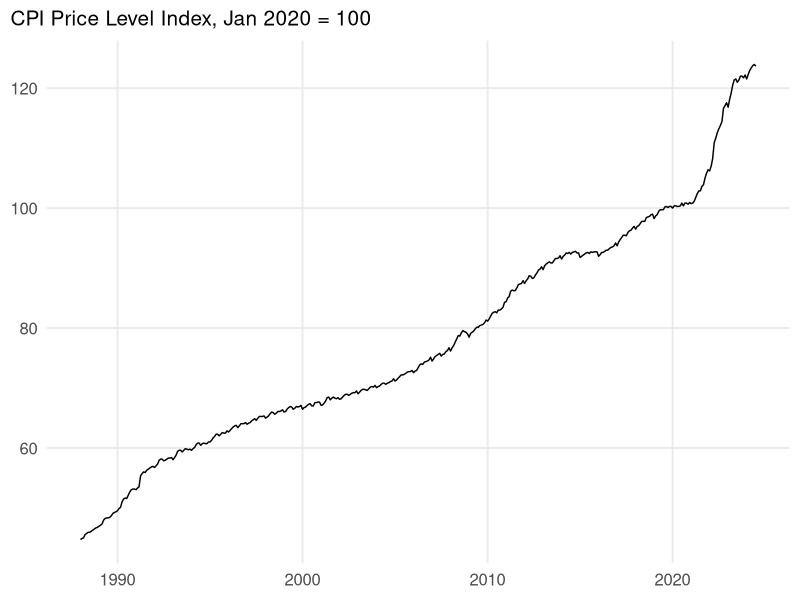
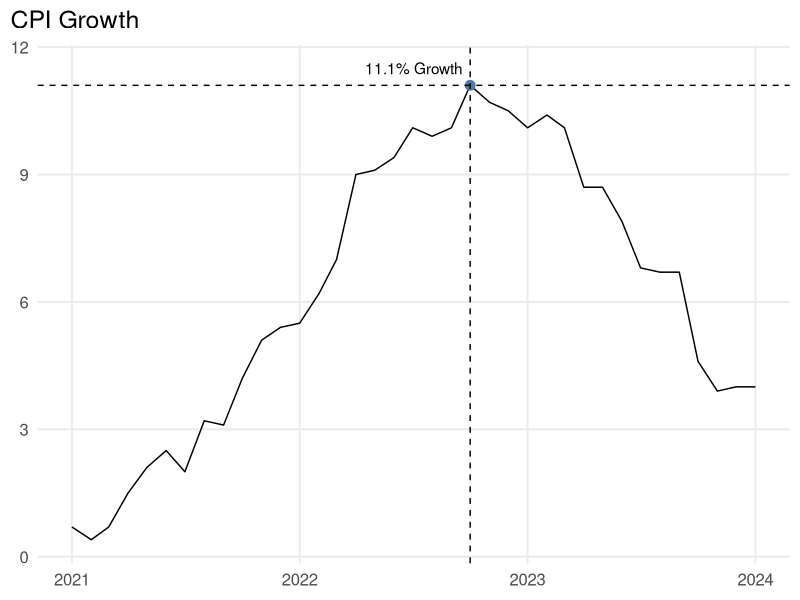
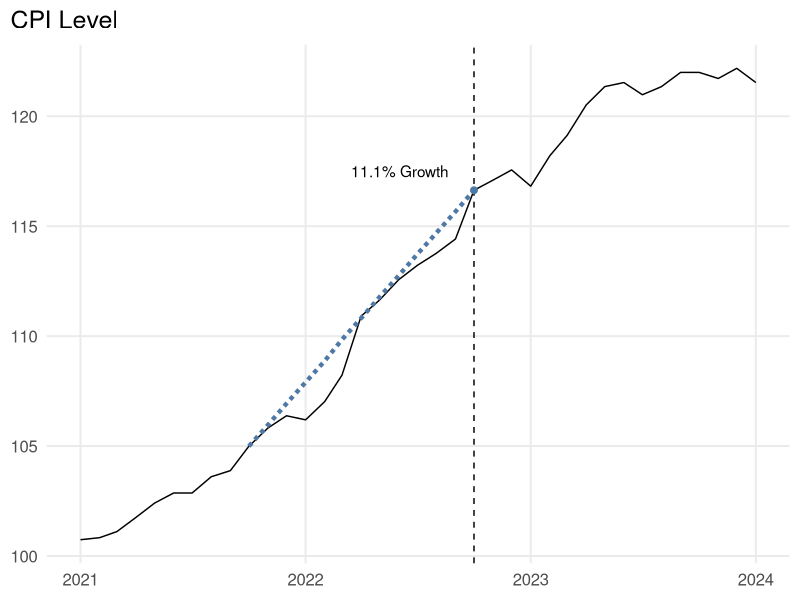
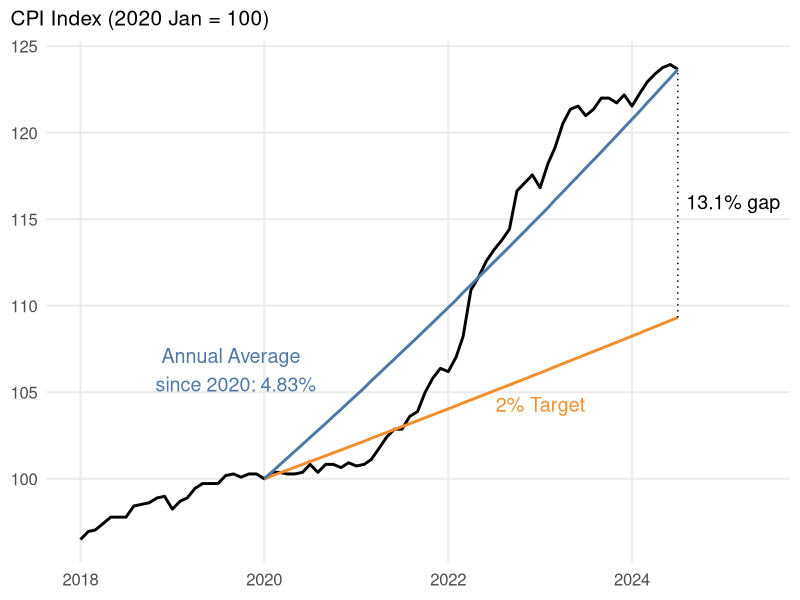
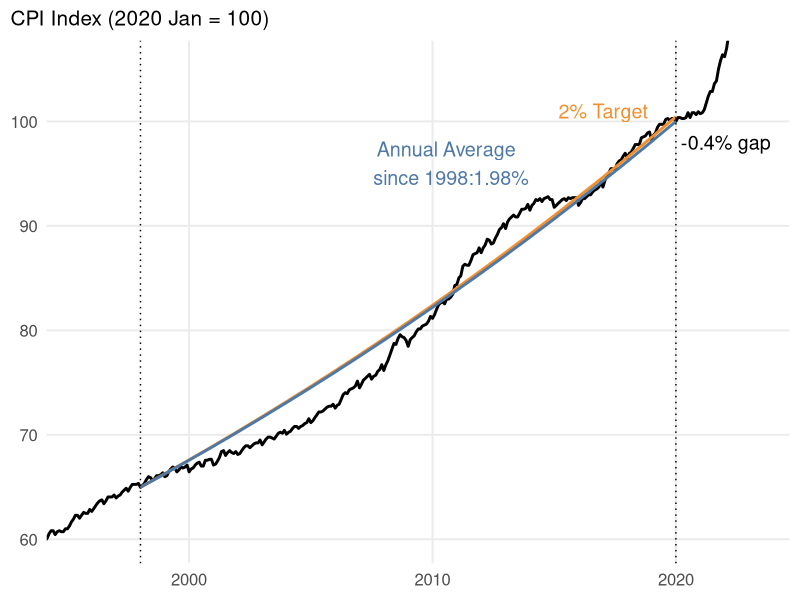

Generate these figures, in order, with R:
## ---- chunk 1
#| code-summary: "Setup"
#| echo: false
library(tidyverse)
library(glue)

color_scheme <- function(...) palette.colors(...) |> unname()
options(ggplot2.discrete.fill = color_scheme(palette = "Tableau 10"))
colors <- color_scheme(palette = "Tableau 10")

# Downloaded manually from:
# https://www.ons.gov.uk/economy/inflationandpriceindices/timeseries/d7bt
cpi_level <- read_csv(
  here::here("posts/2024-08-26-visualising-cpi/cpi-level.csv"),
  col_names = c("date", "value")
) |>
  slice(191:n()) |>
  mutate(
    date = ym(date),
    value = as.numeric(value)
  ) |>
  mutate(
    value = value / value[date == "2020-01-01"] * 100
  )

# Downloaded manually from:
# https://www.ons.gov.uk/economy/inflationandpriceindices/timeseries/d7g7
cpi <- read_csv(
  here::here("posts/2024-08-26-visualising-cpi/cpi-series.csv"),
  col_names = c("date", "value")
) |>
  slice(186:n()) |>
  mutate(
    date = ym(date),
    value = as.numeric(value)
  )

# x^12 = 1.02
# 12 * log(x) = log(1.02)
annual_2_percent <- exp((log(1.02) / 12))

theme_minimal2 <- function(size = 15) {
  theme_minimal(size) +
  theme(
    panel.grid.minor.y = element_blank(),
    panel.grid.minor.x = element_blank(),
    plot.title.position = "plot",
  )
}
## ---- chunk 2
#| code-summary: "Plot"
#| fig-cap: CPI back to the 1988

cpi_level |>
  ggplot(aes(x = date, y = value)) +
  geom_line() +
  labs(
    x = NULL,
    y = NULL,
    subtitle = "CPI Price Level Index, Jan 2020 = 100",
    color = NULL,
  ) +
  theme_minimal2()
## ---- chunk 3
#| code-summary: "Plot"
#| fig-cap:
#| - CPI Growth 2021 - 2024
#| - CPI Level 2021 - 2024
#| layout-ncol: 2
#| column: page
#| out-width: "100%"

peak_inflation <- ymd("2022-10-01")

october_max <- cpi |>
  filter(
    date >= "2021-01-01",
    date <= "2024-01-01"
  )

october_max |>
  ggplot(aes(x = date, y = value)) +
  geom_line() +
  annotate(
    "text",
    x = peak_inflation - 90,
    y = 11.5,
    label = "11.1% Growth"
  ) +
  annotate(
    "point",
    x = peak_inflation,
    y = max(october_max$value),
    color = colors[1],
    size = 3
  ) +
  geom_vline(
    aes(xintercept = peak_inflation),
    linetype = "dashed"
  ) +
  geom_hline(
    aes(
      yintercept = max(value)
    ),
    linetype = "dashed"
  ) +
  labs(
    x = NULL,
    y = NULL,
    title = "CPI Growth",
    color = NULL,
  ) +
  theme_minimal2()


peak_inflation <- ymd("2022-10-01")

october_max <- cpi_level |>
  filter(
    date <= peak_inflation,
    date >= (peak_inflation - 370)
  ) |>
  mutate(trend_increment = c(0, rep((max(value) - min(value)), 12))) |>
  mutate(linear_trend = min(value) + cumsum(trend_increment / 12))

cpi_level |>
  filter(
    date >= "2021-01-01",
    date <= "2024-01-01"
  ) |>
  ggplot(aes(x = date, y = value)) +
  geom_line() +
  geom_line(
    data = october_max,
    aes(x = date, y = linear_trend),
    color = colors[1],
    linewidth = 1.5,
    linetype = "11"
  ) +
  geom_vline(
    aes(xintercept = peak_inflation),
    linetype = "dashed"
  ) +
  annotate(
    "text",
    x = peak_inflation - 120,
    y = 117.5,
    label = "11.1% Growth"
  ) +
  annotate(
    "point",
    x = peak_inflation,
    y = max(october_max$value),
    color = colors[1],
    size = 2
  ) +
  labs(
    x = NULL,
    y = NULL,
    title = "CPI Level",
    color = NULL,
  ) +
  theme_minimal2()
## ---- chunk 4
#| code-summary: "Plot"
#| fig-cap: CPI vs Target

start_date <- "2020-01-01"
end_date <- max(cpi_level$date)

cpi_data <- cpi_level |>
  mutate(value = value / value[date == start_date] * 100) |>
  mutate(trend = 1) %>%
  mutate(trend = c(
    NA[date < start_date],
    1,
    cumprod(trend[date > start_date] * annual_2_percent)
  ) * 100)

above_trend <- cpi_data |>
  filter(date == end_date) |>
  transmute((value / trend) - 1) |>
  pluck(1) |>
  round(3)

actual_growth <- cpi_data |>
  filter(date == end_date) |>
  transmute(v = value / 100, time = as.numeric(difftime(end_date, start_date, units = "days")) / 365) %>%
  mutate(root = exp(log(v) / time) - 1) |>
  pluck("root")

actual_monthly_growth <- pracma::nthroot(actual_growth + 1, 12)

cols <- c(
  "Actual" = "black",
  "Trend" = colors[1],
  "Target" = colors[2]
)

final_target <- cpi_data |>
  filter(date == end_date)

limits <- c(ymd("2018-01-01"), max(cpi_data$date) + 310)

cpi_data |>
  filter(date >= "2018-01-01") |>
  mutate(actual = 1) |>
  mutate(actual = c(1[date < start_date], 1, cumprod(actual[date > start_date] * actual_monthly_growth))) |>
  mutate(actual = actual * 100) |>
  rename(
    Target = trend,
    Trend = actual,
    Actual = value
  ) |>
  tidyr::pivot_longer(cols = c("Target", "Trend", "Actual")) |>
  ggplot() +
  geom_line(aes(x = date, y = value, color = name), linewidth = 1) +
  annotate(
    "text",
    x = date("2023-01-01"),
    y = 104.3,
    label = "2% Target",
    size = 5,
    color = colors[2]
  ) +
  annotate(
    "text",
    x = date("2019-09-01"),
    y = 106 + 0.3,
    label = paste0("Annual Average \n since 2020: ", round(actual_growth * 100, 2), "%"),
    size = 5,
    color = colors[1]
  ) +
  annotate(
    "segment",
    x = max(cpi_data$date),
    y = final_target$trend,
    yend = final_target$value,
    linewidth = 0.5,
    linetype = "dotted"
  ) +
  annotate(
    "text",
    x = max(cpi_data$date) + 220,
    y = 116,
    label = glue("{round(above_trend, 3) * 100}% gap"),
    size = 5
  ) +
  scale_y_continuous(breaks = scales::pretty_breaks()) +
  scale_x_date(limits = limits) +
  scale_color_manual(
    values = cols
  ) +
  labs(
    x = NULL,
    y = NULL,
    subtitle = "CPI Index (2020 Jan = 100)",
    color = NULL,
  ) +
  theme_minimal2() +
  theme(
    legend.position = "none",
    legend.position.inside = c(0.2, 0.7),
  )

## ---- chunk 5
#| code-summary: "Plot"
#| fig-cap: CPI since BoE Independence to January 2020

start_date <- "1998-01-01"
end_date <- "2020-01-01"

cpi_data <- cpi_level |>
  mutate(year = year(date)) |>
  mutate(value = value / value[date == start_date] * 100) |>
  mutate(annual_2_percent = ifelse(date < start_date, NA, annual_2_percent)) |>
  mutate(trend = 100) |>
  mutate(trend = c(
    NA[date < start_date],
    100,
    (trend[date > start_date] * cumprod(annual_2_percent[date > start_date])
  )))


above_trend <- cpi_data |>
  filter(date == end_date) |>
  transmute((value / trend) - 1) |>
  pluck(1) |>
  round(3)

actual_growth <- cpi_data |>
  filter(date == end_date) |>
  transmute(
    v = value / 100,
    time = as.numeric(difftime(end_date, start_date, units = "days")) / 365.25
  ) %>%
  mutate(root = exp(log(v) / time) - 1) |>
  pluck("root")

actual_monthly_growth <- pracma::nthroot(actual_growth + 1, 12)

cols <- c(
  "Actual" = "black",
  "Trend" = colors[1],
  "Target" = colors[2]
)

final_target <- cpi_data |>
  filter(date == end_date)

plot_data <- cpi_data |>
  mutate(actual = 1) |>
  mutate(actual = c(
    1[date < start_date],
    1,
    cumprod(actual[date > start_date] * actual_monthly_growth)
  )) |>
  mutate(actual = actual * 100) |>
  mutate(scale_to_2020 = value[date == "2020-01-01"]) |>
  mutate(
    trend = trend / scale_to_2020 * 100,
    actual = actual / scale_to_2020 * 100,
    value = value / scale_to_2020 * 100,
  ) |>
  mutate(
    trend = ifelse(date > end_date, NA, trend),
    actual = ifelse(date > end_date, NA, actual)
  )

limits_x <- c(ymd(start_date) - 900, ymd(end_date) + 1200)

limits_y <- plot_data |>
                filter(date %in% c(start_date, end_date)) |>
                pull(trend)

limits_y <- limits_y + c(-5, +5)

plot_data |>
  rename(
    Target = trend,
    Trend = actual,
    Actual = value
  ) |>
  tidyr::pivot_longer(cols = c("Target", "Trend", "Actual")) %>%
  ungroup() |>
  ggplot() +  # Use the new frame column
  geom_line(aes(
    x = date,
    y = value,
    color = name
  ), linewidth = 1) +
  geom_vline(aes(xintercept = ymd(start_date)), linetype = "dotted") +
  geom_vline(aes(xintercept = ymd(end_date)), linetype = "dotted") +
  annotate(
    "text",
    x = date("2010-09-01"),
    y = 96,
    label = paste0(
      "Annual Average \n since ",
      year(start_date),
      ":",
      round(actual_growth * 100, 2),
      "%"
    ),
    size = 5,
    color = colors[1]
  ) +
  annotate(
    "text",
    x = date("2017-01-01"),
    y = 101,
    label = "2% Target",
    size = 5,
    color = colors[2]
  ) +
  annotate(
    "text",
    x = ymd(end_date) + 750,
    y = 98,
    label = glue("{round(above_trend, 3) * 100}% gap"),
    size = 5
  ) +
  scale_y_continuous(
    breaks = scales::pretty_breaks(),
    # limits = limits_y
  ) +
  scale_x_date(
    # limits = limits_x
  ) +
  coord_cartesian(xlim = limits_x, ylim = limits_y) +
  scale_color_manual(
    values = cols
  ) +
  labs(
    x = NULL,
    y = NULL,
    subtitle = "CPI Index (2020 Jan = 100)",
    color = NULL,
  ) +
  theme_minimal2() +
  theme(
    legend.position = "none",
  )

